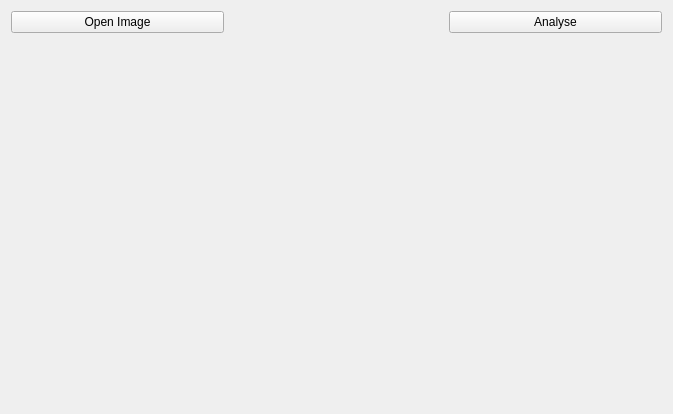
<?xml version="1.0" encoding="UTF-8"?>
<ui version="4.0">
    <class>Form</class>
    <widget class="QWidget" name="Form">
        <property name="geometry">
            <rect>
                <x>0</x>
                <y>0</y>
                <width>673</width>
                <height>414</height>
            </rect>
        </property>
        <property name="windowTitle">
            <string>Symmetry and Flatness tool</string>
        </property>
        <property name="windowIcon">
            <iconset resource="icons.qrc">
                <normaloff>:/icons/Ruler.png</normaloff>:/icons/Ruler.png
            </iconset>
        </property>
        <layout class="QGridLayout" name="gridLayout">
            <item row="1" column="0" colspan="3">
                <widget class="QWidget" name="field_widget" native="true"/>
            </item>
            <item row="0" column="2">
                <widget class="QPushButton" name="analyse_button">
                    <property name="text">
                        <string>Analyse</string>
                    </property>
                </widget>
            </item>
            <item row="0" column="0">
                <widget class="QPushButton" name="open_button">
                    <property name="text">
                        <string>Open Image</string>
                    </property>
                </widget>
            </item>
        </layout>
    </widget>
    <resources>
        <include location="icons.qrc"/>
    </resources>
    <connections/>
</ui>
